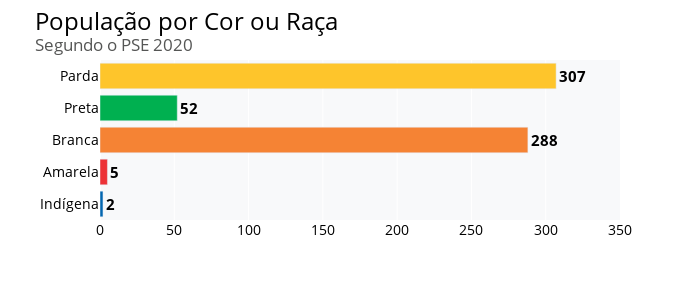

Here is the notebook cell this chart was saved with:
### Markdown cell above
##### Demográfico - Responsável pelo domicílio por cor/raça

### Code cell
pop_cor_raca = dados.V109_first.value_counts().to_frame().reset_index()
pop_cor_raca.columns = ["cor_raca", "qtd"]

fig = px.bar(pop_cor_raca, x="qtd", y="cor_raca", color = "cor_raca", text_auto=True,
             color_discrete_sequence=["#fec52b","#00b050","#f58334", "#ed3237", "#0367b0"],
             category_orders={'cor_raca':["Parda", "Preta", "Branca", "Amarela","Indígena"]})

# Ajustando o layout do gráfico
fig.update_layout(width=700, height=300, font_family = 'Open Sans', font_size=15, font_color= "black", 
                  title_font_color= "black", title_font_size=24, title_text='População por Cor ou Raça' + 
                  '<br><sup size=1 style="color:#555655">Segundo o PSE 2020</sup>', xaxis_title='', yaxis_title='',
                  xaxis_tickfont_size=14, yaxis_tickfont_size=14, xaxis_range = [0,350], 
                  plot_bgcolor= "#f8f9fa", showlegend=False)

fig.update_traces(textfont_size=15, textposition="outside", texttemplate='<b>%{x}</b>', cliponaxis=False)

fig.show()

### Figure 1 — Plotly figure (JSON) as saved in the notebook; plotly's stock layout.template omitted (floating-point values rounded to 4 significant figures)
{"data": [{"alignmentgroup": "True", "cliponaxis": false, "hovertemplate": "cor_raca=%{y}<br>qtd=%{x}<extra></extra>", "legendgroup": "Parda", "marker": {"color": "#fec52b", "pattern": {"shape": ""}}, "name": "Parda", "offsetgroup": "Parda", "orientation": "h", "showlegend": true, "textfont": {"size": 15}, "textposition": "outside", "texttemplate": "<b>%{x}</b>", "type": "bar", "x": [307], "xaxis": "x", "y": ["Parda"], "yaxis": "y"}, {"alignmentgroup": "True", "cliponaxis": false, "hovertemplate": "cor_raca=%{y}<br>qtd=%{x}<extra></extra>", "legendgroup": "Preta", "marker": {"color": "#00b050", "pattern": {"shape": ""}}, "name": "Preta", "offsetgroup": "Preta", "orientation": "h", "showlegend": true, "textfont": {"size": 15}, "textposition": "outside", "texttemplate": "<b>%{x}</b>", "type": "bar", "x": [52], "xaxis": "x", "y": ["Preta"], "yaxis": "y"}, {"alignmentgroup": "True", "cliponaxis": false, "hovertemplate": "cor_raca=%{y}<br>qtd=%{x}<extra></extra>", "legendgroup": "Branca", "marker": {"color": "#f58334", "pattern": {"shape": ""}}, "name": "Branca", "offsetgroup": "Branca", "orientation": "h", "showlegend": true, "textfont": {"size": 15}, "textposition": "outside", "texttemplate": "<b>%{x}</b>", "type": "bar", "x": [288], "xaxis": "x", "y": ["Branca"], "yaxis": "y"}, {"alignmentgroup": "True", "cliponaxis": false, "hovertemplate": "cor_raca=%{y}<br>qtd=%{x}<extra></extra>", "legendgroup": "Amarela", "marker": {"color": "#ed3237", "pattern": {"shape": ""}}, "name": "Amarela", "offsetgroup": "Amarela", "orientation": "h", "showlegend": true, "textfont": {"size": 15}, "textposition": "outside", "texttemplate": "<b>%{x}</b>", "type": "bar", "x": [5], "xaxis": "x", "y": ["Amarela"], "yaxis": "y"}, {"alignmentgroup": "True", "cliponaxis": false, "hovertemplate": "cor_raca=%{y}<br>qtd=%{x}<extra></extra>", "legendgroup": "Indígena", "marker": {"color": "#0367b0", "pattern": {"shape": ""}}, "name": "Indígena", "offsetgroup": "Indígena", "orientation": "h", "showlegend": true, "textfont": {"size": 15}, "textposition": "outside", "texttemplate": "<b>%{x}</b>", "type": "bar", "x": [2], "xaxis": "x", "y": ["Indígena"], "yaxis": "y"}], "layout": {"barmode": "relative", "font": {"color": "black", "family": "Open Sans", "size": 15}, "height": 300, "legend": {"title": {"text": "cor_raca"}, "tracegroupgap": 0}, "margin": {"t": 60}, "plot_bgcolor": "#f8f9fa", "showlegend": false, "title": {"font": {"color": "black", "size": 24}, "text": "População por Cor ou Raça<br><sup size=1 style=\"color:#555655\">Segundo o PSE 2020</sup>"}, "width": 700, "xaxis": {"anchor": "y", "domain": [0, 1], "range": [0, 350], "tickfont": {"size": 14}, "title": {"text": ""}}, "yaxis": {"anchor": "x", "categoryarray": ["Indígena", "Amarela", "Branca", "Preta", "Parda"], "categoryorder": "array", "domain": [0, 1], "tickfont": {"size": 14}, "title": {"text": ""}}}}
